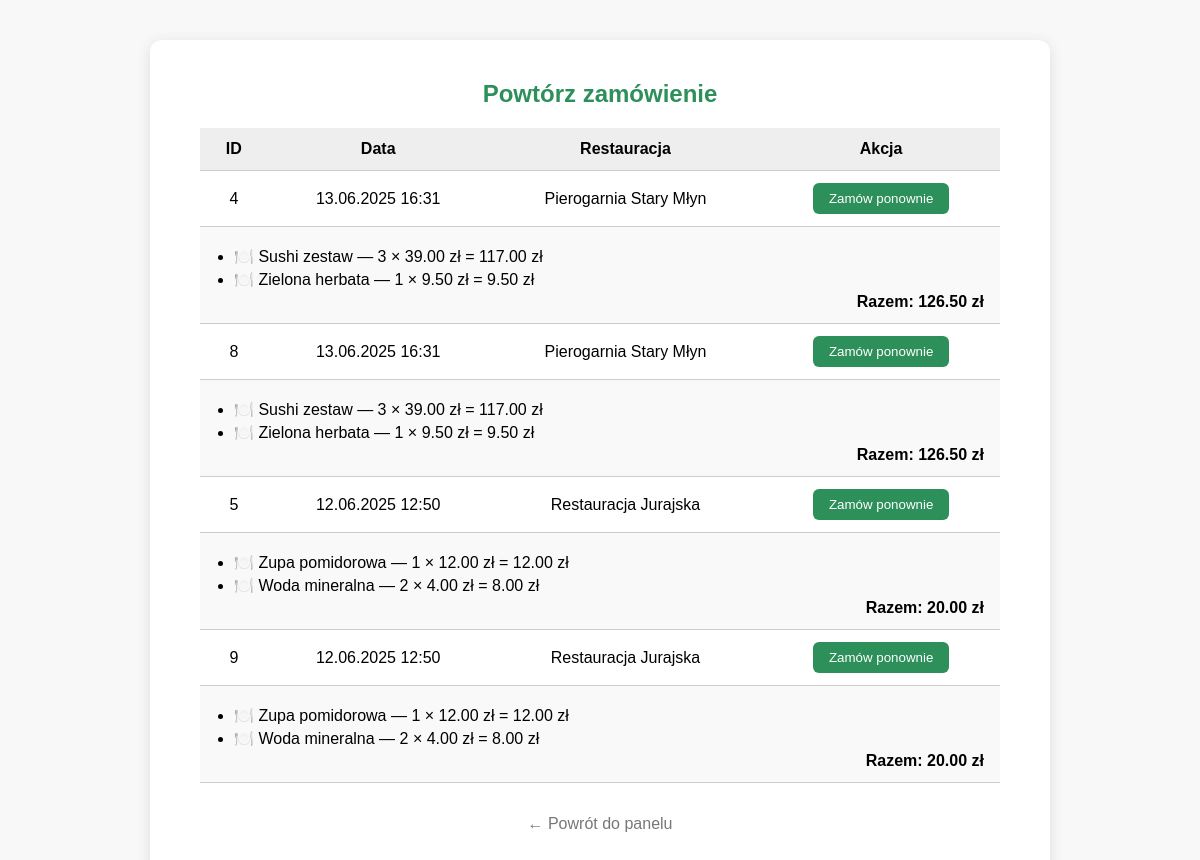
The app's page /repeat_last.php (signed in) with its own data.
### tables this page shows
CREATE TABLE `orders` (
  `id` int(11) NOT NULL,
  `user_id` int(11) NOT NULL,
  `restaurant_id` int(11) NOT NULL,
  `order_time` datetime NOT NULL,
  `details` text DEFAULT NULL,
  `status` enum('pending','completed','cancelled') NOT NULL DEFAULT 'pending',
  `created_at` timestamp NOT NULL DEFAULT current_timestamp()
);

CREATE TABLE `locations` (
  `id` int(11) NOT NULL,
  `restaurant_id` int(11) NOT NULL,
  `restaurant_name` varchar(150) NOT NULL,
  `city` varchar(100) DEFAULT NULL,
  `address` varchar(255) DEFAULT NULL,
  `opening_hours` varchar(255) DEFAULT NULL,
  `contact_email` varchar(150) DEFAULT NULL,
  `phone` varchar(32) DEFAULT NULL,
  `lat` double DEFAULT NULL,
  `lng` double DEFAULT NULL,
  `order_url` varchar(255) DEFAULT NULL
);

CREATE TABLE `order_items` (
  `id` int(11) NOT NULL,
  `order_id` int(11) NOT NULL,
  `dish_name` varchar(100) NOT NULL,
  `quantity` int(11) NOT NULL DEFAULT 1,
  `price` decimal(6,2) NOT NULL
);

### repeat_last.php (the view, shortened to what this page needs)
<?php
require_once 'config.php';
$user_id = $_SESSION['user_id'] ?? null;
$orders = $pdo->prepare("
    SELECT o.*, l.restaurant_name
    FROM orders o
    JOIN locations l ON o.restaurant_id = l.restaurant_id
    WHERE o.user_id = ?
    ORDER BY o.created_at DESC
");
$orders->execute([$user_id]);
$orders = $orders->fetchAll();
?>
<!DOCTYPE html>
<html lang="pl">
<head>
</head>
<body>
<div class="box">
    <h2>Powtórz zamówienie</h2>
    <?php if (!$orders): ?>
        <p>Nie masz jeszcze żadnych zamówień.</p>
    <?php else: ?>
        <table>
            <thead>
                <tr>
                    <th>ID</th>
                    <th>Data</th>
                    <th>Restauracja</th>
                    <th>Akcja</th>
                </tr>
            </thead>
            <tbody>
                <?php foreach ($orders as $order): ?>
                    <tr>
                        <td><?= $order['id'] ?></td>
                        <td><?= date('d.m.Y H:i', strtotime($order['created_at'])) ?></td>
                        <td><?= htmlspecialchars($order['restaurant_name']) ?></td>
                        <td>
                            <form method="post">
                                <button type="submit">Zamów ponownie</button>
                            </form>
                        </td>
                    </tr>
                    <tr>
                        <td colspan="4" style="background:#f9f9f9;">
                            <?php
                            $itemsStmt = $pdo->prepare("SELECT * FROM order_items WHERE order_id = ?");
                            $itemsStmt->execute([$order['id']]);
                            $items = $itemsStmt->fetchAll();
                            $total = 0;
                            ?>
                            <?php if ($items): ?>
                                <ul>
                                    <?php foreach ($items as $item):
                                        $subtotal = $item['price'] * $item['quantity'];
                                        $total += $subtotal;
                                    ?>
                                        <li>
                                            🍽️ <?= htmlspecialchars($item['dish_name']) ?> —
                                            <?= (int)$item['quantity'] ?> × <?= number_format($item['price'], 2) ?> zł
                                            = <?= number_format($subtotal, 2) ?> zł
                                        </li>
                                    <?php endforeach; ?>
                                </ul>
                                <div class="total">Razem: <?= number_format($total, 2) ?> zł</div>
                            <?php else: ?>
                                <em>Brak pozycji w zamówieniu.</em>
                            <?php endif; ?>
                        </td>
                    </tr>
                <?php endforeach; ?>
            </tbody>
        </table>
    <?php endif; ?>
    <a href="user.php" class="back">← Powrót do panelu</a>
</div>
</body>
</html>

### repeat_last.php (style rules this page uses)
body { font-family: Arial, sans-serif; background: #f8f8f8; margin: 0; padding: 40px; text-align: center; }
.box { background: #fff; max-width: 800px; margin: 0 auto; padding: 40px 50px; border-radius: 12px; box-shadow: 0 3px 14px #ddd; }
h2 { margin-top: 0; color: #2d8f5a; }
table { width: 100%; border-collapse: collapse; margin-top: 20px; }
th, td { padding: 12px 16px; border-bottom: 1px solid #ccc; }
th { background: #eee; }
form { margin: 0; }
button { padding: 8px 16px; background: #2d8f5a; color: #fff; border: none; border-radius: 6px; cursor: pointer; }
.back { display: block; margin-top: 32px; color: #777; text-decoration: none; }
ul { margin: 8px 0 0; padding: 0 0 0 18px; text-align: left; }
ul li { margin-bottom: 4px; }
.total { font-weight: bold; text-align: right; margin-top: 4px; }

### records on screen
orders: id "4", created_at "13.06.2025 16:31", locations.restaurant_name "Pierogarnia Stary Młyn", total "126.50"
order_items: dish_name "Sushi zestaw", quantity "3", price "39.00", subtotal "117.00"
order_items: dish_name "Zielona herbata", quantity "1", price "9.50"
orders: id "8", created_at "13.06.2025 16:31", locations.restaurant_name "Pierogarnia Stary Młyn", total "126.50"
order_items: dish_name "Sushi zestaw", quantity "3", price "39.00", subtotal "117.00"
order_items: dish_name "Zielona herbata", quantity "1", price "9.50"
orders: id "5", created_at "12.06.2025 12:50", locations.restaurant_name "Restauracja Jurajska", total "20.00"
order_items: dish_name "Zupa pomidorowa", quantity "1", price "12.00"
order_items: dish_name "Woda mineralna", quantity "2", price "4.00", subtotal "8.00"
orders: id "9", created_at "12.06.2025 12:50", locations.restaurant_name "Restauracja Jurajska", total "20.00"
order_items: dish_name "Zupa pomidorowa", quantity "1", price "12.00"
order_items: dish_name "Woda mineralna", quantity "2", price "4.00", subtotal "8.00"
